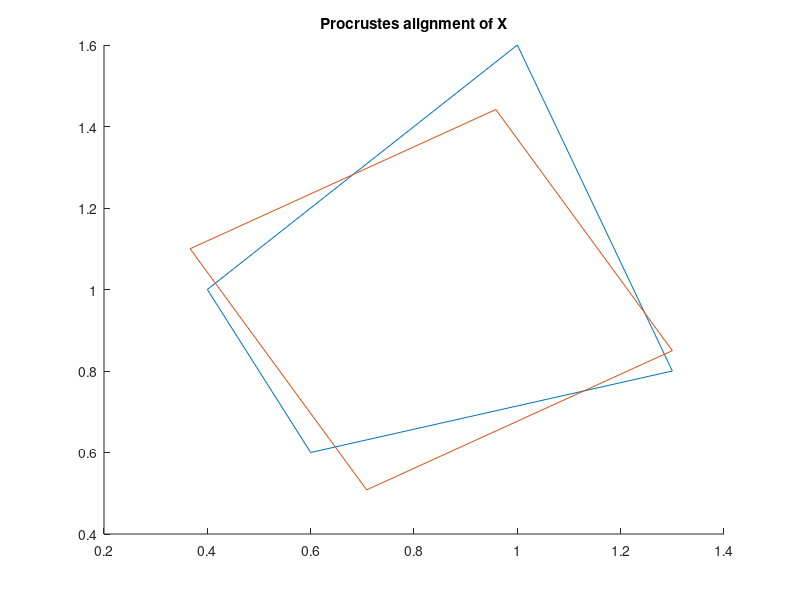

MATLAB code to generate this figure:
x = [0, 0, 1, 1, 0];
y = [0, 1, 1, 0, 0];
x2 = [0.4, 0.6, 1.3, 1, 0.4];
y2 = [1, 0.6, 0.8, 1.6, 1];
X = [transpose(x) transpose(y)];
Y = [transpose(x2) transpose(y2)];

[d, Z] = procrustes(Y, X);

hold all
title('Procrustes alignment of X');
plot(Y(:,1), Y(:,2));
plot(Z(:,1), Z(:,2));